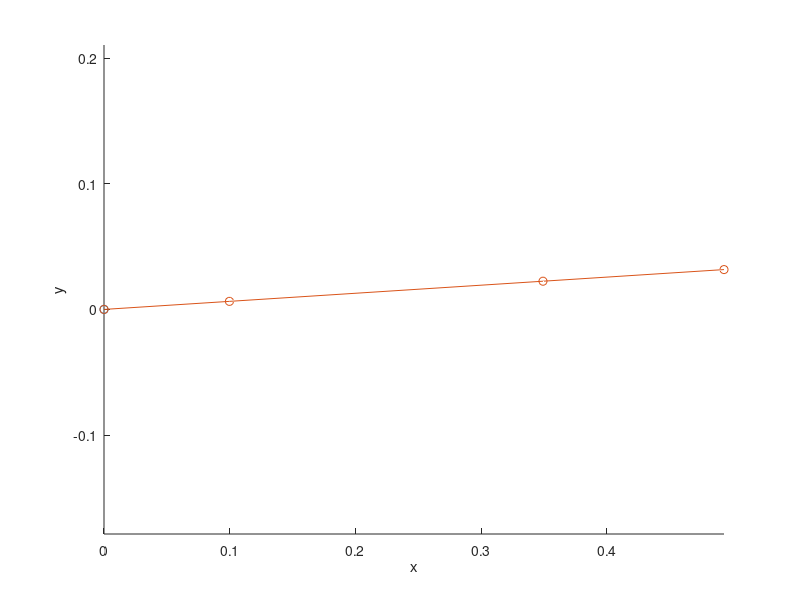

Reproduce this figure in MATLAB.
clc; clear;
%DESIRED END EFFECTOR VALUES
%End Effector Position in Meters
x=0.4933;
y=0.0317;
z=0.0518;
%James testing values
% x=0.4062;
% y=-0.1082;
% z=-0.1768;
%James testing values
%Link Lengths in Meters
L1=.1;
L2=.25;
L3=.25;

%TOP VIEW
%Angle of Rotation in xy-plane (YAW)
t1=atan(y/x);
%Joint Position in xy-plane (4 joints: a,b,c,d)
xa=0;
ya=0;
xb=L1*cos(t1);
yb=L1*sin(t1);
xc=(L1+L2)*cos(t1);
yc=(L1+L2)*sin(t1);
xd=x;
%xd=(L1+L2+L3)*cos(t1);
yd=y;
%yd=(L1+L2+L3)*sin(t1);

%SIDE VIEW
%Joint Position in xz-plane (4 joints: a,b,c,d)
za=0;
zb=0;
%zc=L2*cos(t2) - don't know yet
zd=z;            %don't know yet?

%MAJOR CALCULATIONS
%Reference Lengths
r1=sqrt((x-xb)^2+(y-yb)^2);
r2=zd;
r3=sqrt(r1^2+r2^2);
%r3= sqrt(r1^2+r2^2); original
r4=sqrt(x^2+y^2);

%Reference Angles
phi1=acos((L2^2+r3^2-L3^2)/(2*L2*r3));
%phi1=acos((-L2^2+L1^2+r3^2)/(2*L1*r3)); original
phi2=atan(r2/r1);
phi3=acos((L2^2+L3^2-r3^2)/(2*L2*L3));
%phi3=acos((-r3^2+L1^2+L2^2)/(2*L1*L2)); original 

%Joint Angles in Radians (2^2=4 possibilities for t2: 1,2,3,4)
t1=atan(y/x);
t3=pi-phi3;
%normal walking (below body horizontal)
%assuming zd < 0    
t2=phi1-phi2 %possible joint 2 angle; dz=neg, cz=pos
if    t2 < 0    %if guess of cz is incorrect
    t2=phi2-phi1 %possible joint 2 angle; dz=neg, cz=neg
    A=[t2,t2f]
    t2=min(A) %choose least theta 2 (leg always arch upward)
    t2=t2*(-1)
    %t2=find(A==min(A))
end   
    t2f=phi1+phi2 %bad configuration for these scenarios
    A=[t2,t2f]
    t2=min(A) %choose least theta 2 (leg always arch upward)
    %t2=find(A==min(A)) 
if  zd > 0    %stepping up  (above body horizontal)
    t23=phi1+phi2 %possible joint 2 angle; dz=pos, cz=pos
    %t2d=...       %dz=pos, cz=neg; leg would alwyas be U-shapped
    t2f=phi1-phi2 %bad configuration for this scenario
    A=[t2,t2f]
    t2=max(A) %choose greatest theta 2 (leg always arch upward)
    %t2=find(A==min(A))
end
%original
% t3=pi-phi3;
% if t3 < 0  %theta 3 always positive 
%       fprintf('theta 3 changed to positive' )
%       t3=(pi-phi3)*(-1);
% end
% ta=t2a*(180/pi)
% tb=t2b*(180/pi)
%original

%Joint Position in xz-plane (last joint: c)
zc=L2*cos(t2)

%FINAL VALUES
%Joint Angles in Radians
t1=t1*(180/pi)
t2=t2*(180/pi)
t3=t3*(180/pi)

%GRAPHING THE LEG
x=[xa xb xc xd]
y=[ya yb yc yd]
z=[za zb zc zd]
%x=[0 L3*cos(t1) L3*cos(t1)+L1*cos(t2) L3*cos(t1)+L1*cos(t2)+L2*cos(t2+t3)]  %original
%y=[0 L3*sin(t1) L3*sin(t1)+L1*cos(t2)*sin(t1) L3*sin(t1)+L1*cos(t2)*sin(t1)+L2*cos(t2+t3)*sin(t1)]  %original
%z=[0 0          L1*sin(t2) L1*sin(t2)+L2*sin(t2+t3)]  %original
%James checking values
% x = [0 1 3 4]
% y = [0 0 .3 -1]
% z = [0 0 .6 -1.7]
%James checking values
hold on
plot3(0,0,0,'o-')   %colors: https://www.mathworks.com/help/matlab/ref/colorspec.html
plot3(x,y,z,'o-')   %colors: https://www.mathworks.com/help/matlab/ref/colorspec.html
xlabel('x')
ylabel('y')
zlabel('z')
axis equal
